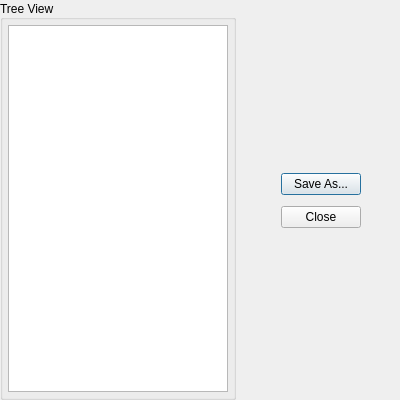
<?xml version="1.0" encoding="UTF-8"?>
<ui version="4.0">
 <class>cadTreeManager</class>
 <widget class="QDialog" name="cadTreeManager">
  <property name="geometry">
   <rect>
    <x>0</x>
    <y>0</y>
    <width>400</width>
    <height>400</height>
   </rect>
  </property>
  <property name="windowTitle">
   <string>CAD Tree Manager</string>
  </property>
  <layout class="QHBoxLayout" name="horizontalLayout" stretch="3,2">
   <property name="margin">
    <number>0</number>
   </property>
   <item>
    <widget class="QGroupBox" name="groupBox">
     <property name="enabled">
      <bool>true</bool>
     </property>
     <property name="sizePolicy">
      <sizepolicy hsizetype="Expanding" vsizetype="Expanding">
       <horstretch>50</horstretch>
       <verstretch>50</verstretch>
      </sizepolicy>
     </property>
     <property name="sizeIncrement">
      <size>
       <width>50</width>
       <height>50</height>
      </size>
     </property>
     <property name="title">
      <string>Tree View</string>
     </property>
     <property name="alignment">
      <set>Qt::AlignJustify|Qt::AlignVCenter</set>
     </property>
     <layout class="QVBoxLayout" name="verticalLayout">
      <property name="margin">
       <number>5</number>
      </property>
      <item>
       <widget class="QTreeView" name="treeViewList"/>
      </item>
     </layout>
    </widget>
   </item>
   <item>
    <layout class="QGridLayout" name="gridLayout">
     <item row="0" column="1">
      <spacer name="verticalSpacer_2">
       <property name="orientation">
        <enum>Qt::Vertical</enum>
       </property>
       <property name="sizeHint" stdset="0">
        <size>
         <width>20</width>
         <height>138</height>
        </size>
       </property>
      </spacer>
     </item>
     <item row="1" column="1">
      <widget class="QPushButton" name="saveAsButton">
       <property name="text">
        <string>Save As...</string>
       </property>
      </widget>
     </item>
     <item row="2" column="0" rowspan="2">
      <spacer name="horizontalSpacer">
       <property name="orientation">
        <enum>Qt::Horizontal</enum>
       </property>
       <property name="sizeHint" stdset="0">
        <size>
         <width>40</width>
         <height>20</height>
        </size>
       </property>
      </spacer>
     </item>
     <item row="2" column="1">
      <spacer name="verticalSpacer">
       <property name="orientation">
        <enum>Qt::Vertical</enum>
       </property>
       <property name="sizeType">
        <enum>QSizePolicy::Fixed</enum>
       </property>
       <property name="sizeHint" stdset="0">
        <size>
         <width>20</width>
         <height>5</height>
        </size>
       </property>
      </spacer>
     </item>
     <item row="2" column="2" rowspan="2">
      <spacer name="horizontalSpacer_2">
       <property name="orientation">
        <enum>Qt::Horizontal</enum>
       </property>
       <property name="sizeHint" stdset="0">
        <size>
         <width>40</width>
         <height>20</height>
        </size>
       </property>
      </spacer>
     </item>
     <item row="3" column="1">
      <widget class="QPushButton" name="closeButton">
       <property name="text">
        <string>Close</string>
       </property>
      </widget>
     </item>
     <item row="4" column="1">
      <spacer name="verticalSpacer_3">
       <property name="orientation">
        <enum>Qt::Vertical</enum>
       </property>
       <property name="sizeHint" stdset="0">
        <size>
         <width>20</width>
         <height>148</height>
        </size>
       </property>
      </spacer>
     </item>
    </layout>
   </item>
  </layout>
 </widget>
 <resources/>
 <connections>
  <connection>
   <sender>closeButton</sender>
   <signal>clicked(bool)</signal>
   <receiver>cadTreeManager</receiver>
   <slot>close()</slot>
   <hints>
    <hint type="sourcelabel">
     <x>300</x>
     <y>223</y>
    </hint>
    <hint type="destinationlabel">
     <x>334</x>
     <y>274</y>
    </hint>
   </hints>
  </connection>
 </connections>
</ui>
